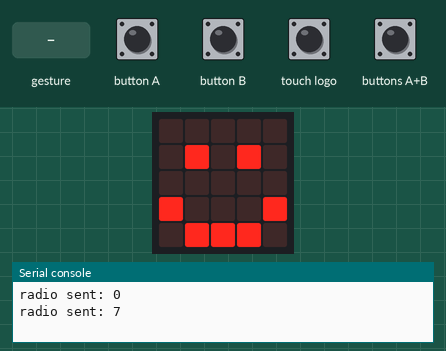
Simulated run of this program. Board: BBC micro:bit (MakeCode). Parts: the board's 5×5 LED display, the last lines printed to the serial console. The test bench sets the inputs (shaded band). No radio messages arrive unless stated (any console line starting 'radio sent:' is added by the test bench); a tilt is held for 1.5 s and a shake lasts 1 s, then the board lies face up again.

Above: at 1.8 s.
1.9 s: gesture 'logo up'
At 2.4 s:
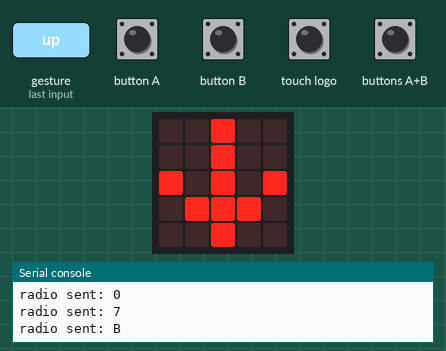
4.9 s: gesture 'tilt right'
At 5.9 s:
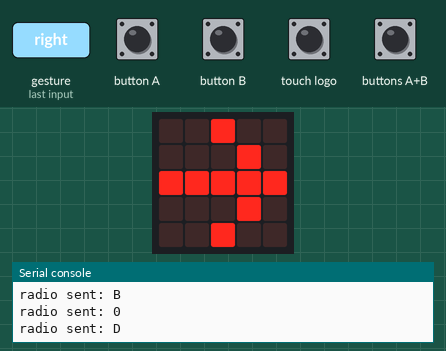
7.9 s: gesture 'tilt left'
At 9.2 s:
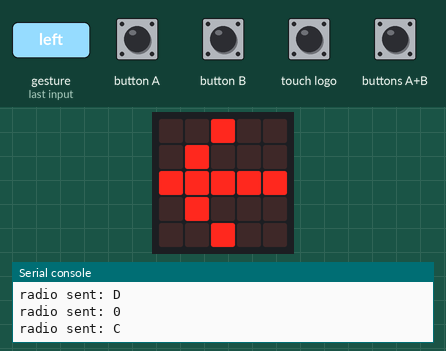
10.9 s: gesture 'logo down'
At 11.7 s:
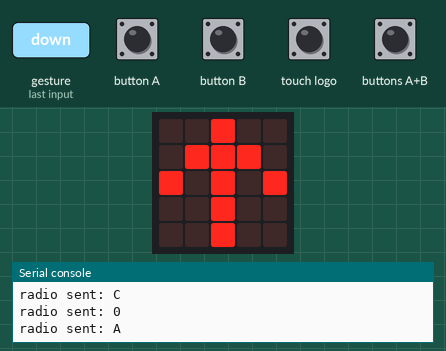
Timing chart, 0 to 13.9 s (numbered marks = the images above; inputs shaded):
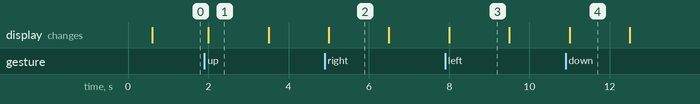

The program:

main.ts
```typescript
input.onGesture(Gesture.LogoUp, function () {
    radio.sendString("B")
    basic.showArrow(ArrowNames.South)
})
input.onLogoEvent(TouchButtonEvent.Pressed, function () {
    radio.sendString("G")
})
input.onButtonPressed(Button.A, function () {
    radio.sendString("H")
})
input.onGesture(Gesture.ScreenUp, function () {
    radio.sendString("0")
    basic.showIcon(IconNames.Happy)
})
input.onGesture(Gesture.TiltRight, function () {
    radio.sendString("D")
    basic.showArrow(ArrowNames.East)
})
input.onGesture(Gesture.TiltLeft, function () {
    radio.sendString("C")
    basic.showArrow(ArrowNames.West)
})
input.onButtonPressed(Button.AB, function () {
    radio.sendString("E")
})
input.onButtonPressed(Button.B, function () {
    radio.sendString("F")
})
input.onGesture(Gesture.LogoDown, function () {
    radio.sendString("A")
    basic.showArrow(ArrowNames.North)
})
basic.showIcon(IconNames.Yes)
radio.setGroup(1)
radio.sendNumber(7)
```

test.ts
```typescript
// aquí va el archivo "tests"; esto no se compilará cuando este paquete se utilice como una extensión.
```

Measured:
- after the input at 1.9 s, the display: changes after 0.10 s (image 1)
- after the input at 4.9 s, the display: changes after 0.10 s (image 2)
- after the input at 7.9 s, the display: changes after 0.10 s (image 3)
- after the input at 10.9 s, the display: changes after 0.10 s (image 4)
- what the display in image 1 shows lasts 1.5 s, from 2.0 s to 3.5 s
